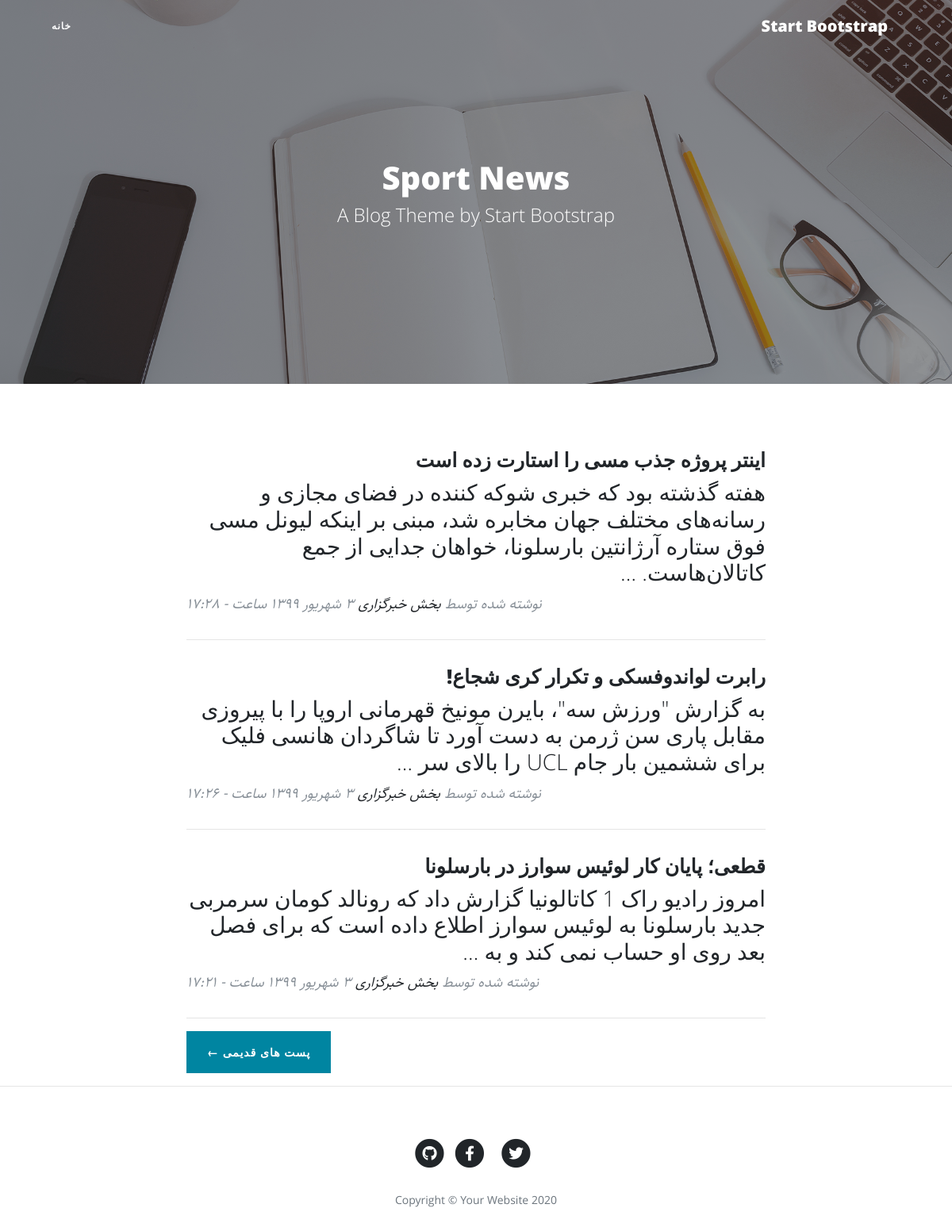
Before: / with the older database file.
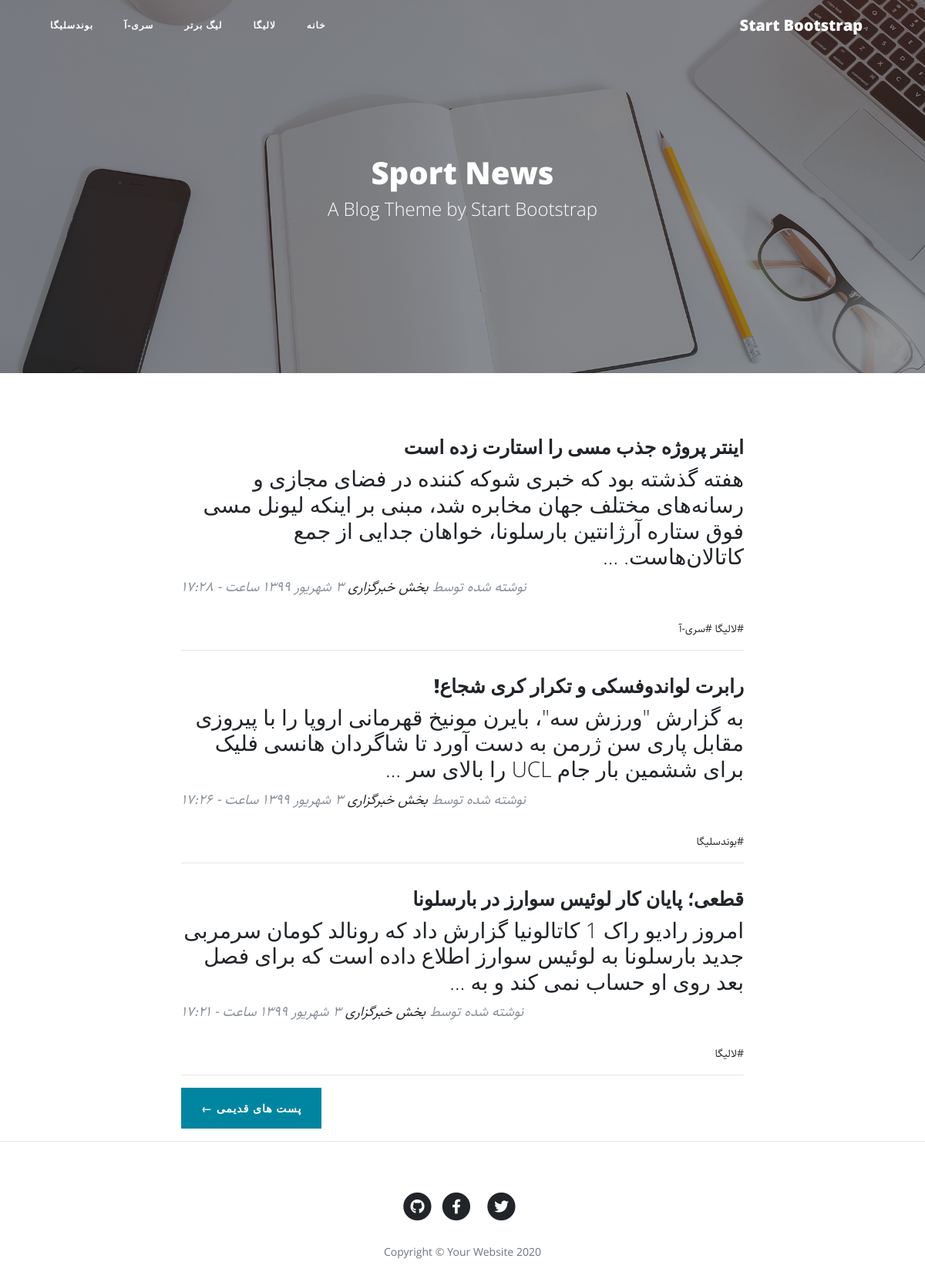
After: the same page with the newer database file.
### blog/models.py (models this page shows, shortened)
class Article(models.Model):
    STATUS_CHOICES = (
        ('d', 'Draft'),
        ('p', 'Published')
    )
    title = models.CharField(max_length=200)
    slug = models.SlugField(max_length=100, unique=True)
    category = models.ManyToManyField(Category, verbose_name='دسته بندی')
    description = models.TextField()
    thumbnail = models.ImageField(upload_to='images')
    publish = models.DateTimeField(default=timezone.now)
    created = models.DateTimeField(auto_now_add=True)
    updated = models.DateTimeField(auto_now=True)
    status = models.CharField(max_length=1, choices=STATUS_CHOICES)
    class Meta:
        verbose_name = 'مقاله'
        verbose_name_plural = 'مقالات'
    def jpublish(self):
        return jalali_converter(self.publish)
    jpublish.short_description = 'زمان انتشار'

class Category(models.Model):
    title = models.CharField(max_length=200)
    slug = models.SlugField(max_length=100, unique=True)
    status = models.BooleanField(default=True, verbose_name='آیا نمایش داده شود؟')
    position = models.IntegerField()
    class Meta:
        verbose_name = 'دسته بندی'
        verbose_name_plural = 'دسته بندی ها'
        ordering = ['position']

### blog/views.py (the view)
# urls.py: path('', home, name='home'),
def home(request):
    context = {
        'articles': Article.objects.filter(status='p').order_by('-publish'),
        'category': Category.objects.filter(status=True)
    }
    return render(request, 'blog/home.html', context)

### extensions/jalali.py (called while the page is built)
    def persian_tuple(self):
        return self.persian_year, self.persian_month, self.persian_day

### extensions/utils.py (called while the page is built)
def persian_numbers_converter(mystr):
    numbers = {
        "0": "۰",
        "1": "۱",
        "2": "۲",
        "3": "۳",
        "4": "۴",
        "5": "۵",
        "6": "۶",
        "7": "۷",
        "8": "۸",
        "9": "۹",
    }
    for e_num, p_num in numbers.items():
        mystr = mystr.replace(e_num, p_num)
    return mystr

def jalali_converter(time):
    jmonth = ['فروردین', 'اردیبهشت', 'خرداد',
              'تیر', 'مرداد', 'شهریور',
              'مهر', 'آبان', 'آذر',
              'دی', 'بهمن', 'اسفند']
    time = timezone.localtime(time)
    time_to_str = f'{time.year},{time.month},{time.day}'
    time_to_tuple = jalali.Gregorian(time_to_str).persian_tuple()
    time_to_list = list(time_to_tuple)
    for index, month in enumerate(jmonth):
        if time_to_list[1] == index + 1:
            time_to_list[1] = month
            break
    output = f'{time_to_list[2]} {time_to_list[1]} {time_to_list[0]} ساعت - {time.hour}:{time.minute}'
    return persian_numbers_converter(output)

### blog/templates/blog/home.html (shortened to what this page needs)
{% extends 'blog/base.html' %}
{% load static %}
{% block main %}
<header class="masthead" style="background-image: url('{% static "blog/img/home-bg.jpg" %}')">
<div class="overlay"></div>
<div class="container">
    <div class="row">
        <div class="col-lg-8 col-md-10 mx-auto">
            <div class="site-heading">
                <h1>Sport News</h1>
                <span class="subheading">A Blog Theme by Start Bootstrap</span>
            </div>
        </div>
    </div>
</div>
</header>
<div class="container">
    <div class="row">
        <div class="col-lg-8 col-md-10 mx-auto">
            {% for article in articles %}
            <div class="post-preview">
                <a href="{% url 'blog:detail' article.slug %}">
                    <h2 class="post-title">
                        {{article.title}}
                    </h2>
                    <h3 class="post-subtitle">
                        {{article.description|truncatewords:30}}
                    </h3>
                </a>
                <p class="post-meta">نوشته شده توسط
                    <a href="#">بخش خبرگزاری</a>
                    {{article.jpublish}}</p>
                <div>
                    {% for cat in article.category.all %}
                    <a href="#">#{{cat.title}}</a>
                    {% endfor %}
                </div>
            </div>
            <hr>
            {% endfor %}
            <div class="clearfix pager-botton">
                <a class="btn btn-primary float-right" href="#">پست های قدیمی &larr;</a>
            </div>
        </div>
    </div>
</div>
{% endblock %}

### blog/templates/blog/base.html (shortened to what this page needs)
{% load static %}
<!DOCTYPE html>
<html lang="en">
<head>
    <link href="{% static 'blog/vendor/bootstrap/css/bootstrap.min.css' %}" rel="stylesheet">
    <link href="{% static 'blog/vendor/fontawesome-free/css/all.min.css' %}" rel="stylesheet" type="text/css">
    <link href="{% static 'blog/css/clean-blog.min.css' %}" rel="stylesheet">
    <link href="{% static 'blog/css/rtl.css' %}" rel="stylesheet">
</head>
<body>
<nav class="navbar navbar-expand-lg navbar-light fixed-top" id="mainNav">
    <div class="container">
        <a class="navbar-brand" href="home.html">Start Bootstrap</a>
        <div class="collapse navbar-collapse" id="navbarResponsive">
            <ul class="navbar-nav ml-auto">
                <li class="nav-item">
                    <a class="nav-link" href="{% url 'blog:home' %}">خانه</a>
                </li>
                {% for cat in category %}
                <li class="nav-item">
                    <a class="nav-link" href="#">{{cat.title}}</a>
                </li>
                {% endfor %}
            </ul>
        </div>
    </div>
</nav>
{% block main %}
{% endblock %}
<hr>
<footer>
    <div class="container">
        <div class="row">
            <div class="col-lg-8 col-md-10 mx-auto">
                <ul class="list-inline text-center">
                    <li class="list-inline-item">
                        <a href="#">
                <span class="fa-stack fa-lg">
                  <i class="fas fa-circle fa-stack-2x"></i>
                  <i class="fab fa-twitter fa-stack-1x fa-inverse"></i>
                </span>
                        </a>
                    </li>
                    <li class="list-inline-item">
                        <a href="#">
                <span class="fa-stack fa-lg">
                  <i class="fas fa-circle fa-stack-2x"></i>
                  <i class="fab fa-facebook-f fa-stack-1x fa-inverse"></i>
                </span>
                        </a>
                    </li>
                    <li class="list-inline-item">
                        <a href="#">
                <span class="fa-stack fa-lg">
                  <i class="fas fa-circle fa-stack-2x"></i>
                  <i class="fab fa-github fa-stack-1x fa-inverse"></i>
                </span>
                        </a>
                    </li>
                </ul>
                <p class="copyright text-muted">Copyright &copy; Your Website 2020</p>
            </div>
        </div>
    </div>
</footer>
</body>
</html>

Changed rows visible on the page:
added Category: title "لالیگا"
added Category: title "لیگ برتر"
added Category: title "سری-آ"
added Category: title "بوندسلیگا"
